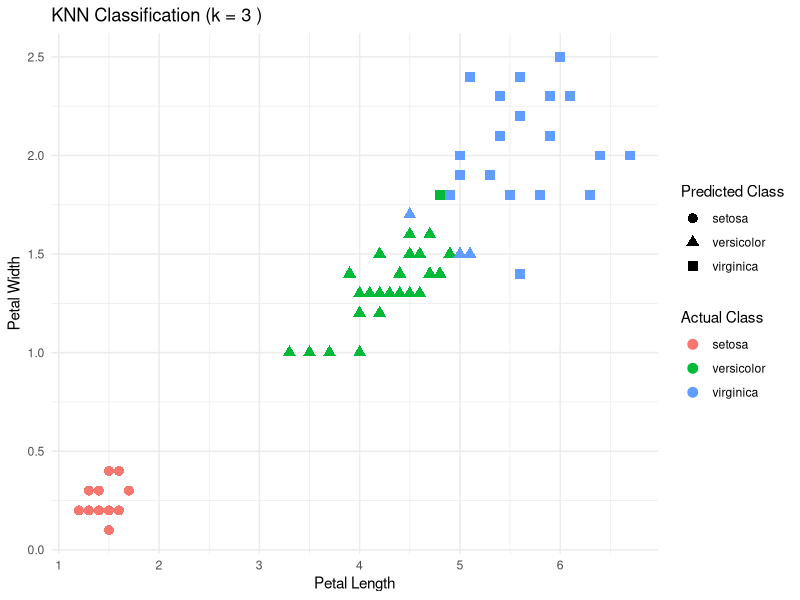

The R script that drew this image:
## ---- chunk 1
library(class)
library(ggplot2)
## ---- chunk 2
set.seed(0)
## ---- chunk 3
nsample = nrow(iris)
train.ix = sample(1:nsample, round(nsample / 2))
test.ix = setdiff(1:nsample, train.ix)
train.X = iris[train.ix, 3:4]  # Only use Petal.Length, Petal.Width
train.Y = iris[train.ix, 5]    # Factor data type
test.X = iris[test.ix, 3:4]
test.Y = iris[test.ix, 5]
## ---- chunk 4
k_value = 3
pred.Y = knn(train.X, test.X, train.Y, k = k_value)
mcr = mean(test.Y != pred.Y)
## ---- chunk 5
results_df <- data.frame(
  Petal.Length = test.X[, 1],
  Petal.Width = test.X[, 2],
  Actual_Class = test.Y,
  Predicted_Class = pred.Y
)
## ---- chunk 6
ggplot(results_df, aes(x = Petal.Length, y = Petal.Width, color = factor(Actual_Class), shape = factor(Predicted_Class))) +
  geom_point(size = 3) +
  labs(x = "Petal Length", y = "Petal Width", title = paste("KNN Classification (k =", k_value, ")")) +
  scale_color_discrete(name = "Actual Class") +
  scale_shape_discrete(name = "Predicted Class") +
  theme_minimal()
## ---- chunk 7
confusion_matrix <- table(test.Y, pred.Y)
print("Confusion Matrix:")
print(confusion_matrix)
## ---- chunk 8
print(paste("Misclassification Rate:", mcr))
## ---- chunk 9
print(paste("Misclassification Rate:", mcr))
## ---- chunk 10

